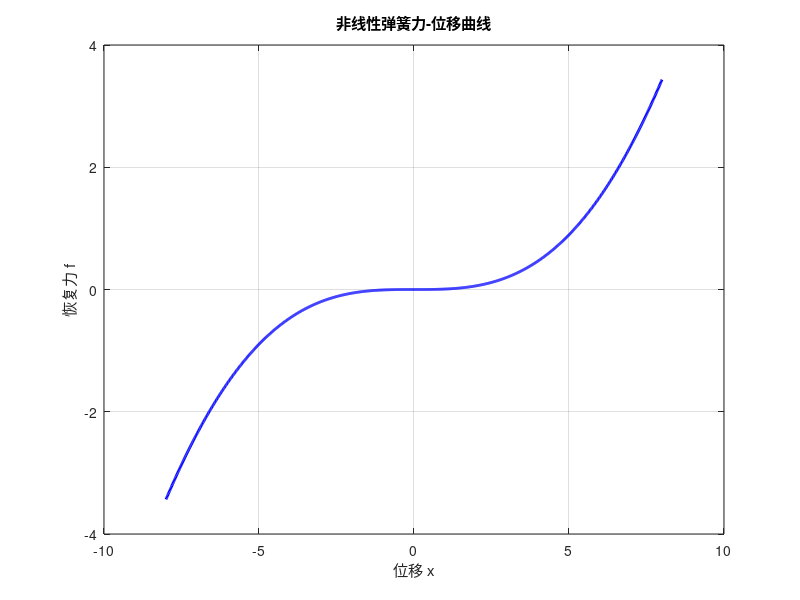

Here is the MATLAB script that generated this plot:
a=0;
d=20;
l=30;
k1=1;
k2=4*k1*(l*d^2-(sqrt(a^2+d^2))^3)/(sqrt(a^2+d^2))^3;
fprintf('k2=%0.5f\n',k2);
%f=2*k1*(l-sqrt((a-x)^2+d^2))/sqrt((a-x)^2+d^2)*(a-x)-2*k1*(l-sqrt((a+x)^2+d^2))/sqrt((a+x)^2+d^2)*(a+x)+k2*x;

x = linspace(-8, 8, 1000); 
f = 2*k1.*(l - sqrt((a-x).^2 + d.^2)) ./ sqrt((a-x).^2 + d.^2) .* (a-x) ...
    - 2*k1.*(l - sqrt((a+x).^2 + d.^2)) ./ sqrt((a+x).^2 + d.^2) .* (a+x) ...
    + k2.*x;

figure;
plot(x, f, 'b-', 'LineWidth', 2);
grid on;
xlabel('位移 x');
ylabel('恢复力 f');
ylim([-4 4]);
title('非线性弹簧力-位移曲线');
